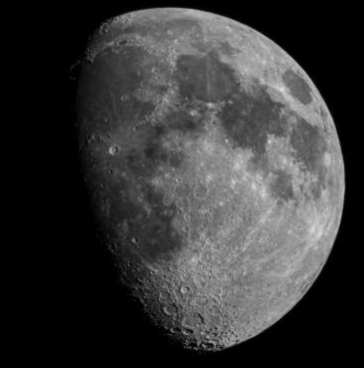
#> input picture assets/images/lua_gibosa_crescente.jpg, 364 x 368 px
$ python calendario_lunar.py
#> lines starting #> are read from the running program, lines starting #| are printed output that depends on the picture
# -*- coding: utf-8 -*-
"""
===============================================================================
Projeto    :
Arquivo    :
Autor      : Emerson
Data       : Wed Jul 22 00:09:23 2026
Versão     : 1.0
Python     : Python 3.13.14 | packaged by Anaconda, Inc.

Descrição:


Histórico:
       dd/mm/aaaa - Inicio ......
===============================================================================
"""
from pathlib import Path

from PIL import Image, ImageDraw, ImageFont

BASE_DIR = Path(__file__).resolve().parent.parent

IMAGENS_LUA = {
    "nova": "lua_nova.jpg",
    "crescente": "lua_crescente.jpg",
    "quarto_crescente": "lua_quarto_crescente.jpg",
    "crescente_gibosa": "lua_gibosa_crescente.jpg",
    "cheia": "lua_cheia.jpg",
    "minguante_gibosa": "lua_gibosa_minguante.jpg",
    "quarto_minguante": "lua_quarto_minguante.jpg",
    "minguante": "lua_minguante.jpg",
}


NOMES_FASES = {
    "nova": "Lua nova",
    "crescente": "Lua crescente",
    "quarto_crescente": "Quarto crescente",
    "crescente_gibosa": "Lua gibosa crescente",
    "cheia": "Lua cheia",
    "minguante_gibosa": "Lua gibosa minguante",
    "quarto_minguante": "Quarto minguante",
    "minguante": "Lua minguante",
}


DIAS_ABREVIADOS = {
    "Segunda": "Seg",
    "Terça": "Ter",
    "Quarta": "Qua",
    "Quinta": "Qui",
    "Sexta": "Sex",
    "Sábado": "Sáb",
    "Domingo": "Dom",
}


def carregar_fonte(
    tamanho: int,
    negrito: bool = False,
) -> ImageFont.FreeTypeFont | ImageFont.ImageFont:
    """Carrega uma fonte do Windows ou usa a fonte padrão."""

    if negrito:
        fontes = [
            "C:/Windows/Fonts/segoeuib.ttf",
            "C:/Windows/Fonts/arialbd.ttf",
        ]
    else:
        fontes = [
            "C:/Windows/Fonts/segoeui.ttf",
            "C:/Windows/Fonts/arial.ttf",
        ]

    for caminho in fontes:
        if Path(caminho).exists():
            return ImageFont.truetype(caminho, tamanho)

    return ImageFont.load_default()


def gerar_imagem_fase_lua(
    fase_lua: str,
    data: str,
    dia_semana: str,
    pasta_imagens: str = "assets/images",
    largura: int = 500,
    altura: int = 500,
) -> Image.Image:
    """
    Gera uma imagem com a fase da Lua, data e dia da semana.
    """
#> called with fase_lua = 'crescente_gibosa', data = '22/07', dia_semana = 'Quarta', pasta_imagens = 'assets/images', largura = 500, altura = 500

    fase_lua = fase_lua.strip().lower()

    nome_arquivo = IMAGENS_LUA.get(fase_lua)

    if nome_arquivo is None:
        raise ValueError(f"Fase da Lua desconhecida: {fase_lua}")

    PASTA_IMAGENS = BASE_DIR / "assets" / "images"
    caminho_lua = Path(PASTA_IMAGENS / nome_arquivo)

    if not caminho_lua.exists():
        raise FileNotFoundError(
            f"Imagem da Lua não encontrada: {caminho_lua}"
        )

    # Fundo preto
    imagem_final = Image.new(
        mode="RGB",
        size=(largura, altura),
        color="black",
    )
#> imagem_final: PIL image 500x500 RGB; every value is 0

    # Abre a imagem correspondente à fase
    imagem_lua = Image.open(caminho_lua).convert("RGB")
#> imagem_lua is the input picture: PIL image 364x368 RGB; min 0, max 227, mean 55.4

    # Espaço reservado para os textos inferiores
    margem = 0
    altura_textos = 15

    tamanho_maximo_lua = (
        largura - 2 * margem,
        altura - altura_textos - margem,
    )

    # Redimensiona sem deformar
    imagem_lua.thumbnail(
        tamanho_maximo_lua,
        Image.Resampling.LANCZOS,
    )

    posicao_x = (largura - imagem_lua.width) // 2
#> posicao_x = 68
    posicao_y = 10

    imagem_final.paste(
        imagem_lua,
        (posicao_x, posicao_y),
    )
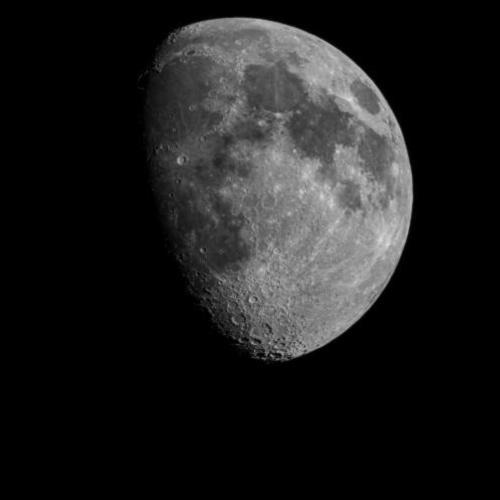
#> imagem_final: PIL image 500x500 RGB; min 0, max 227, mean 29.7

    desenho = ImageDraw.Draw(imagem_final)

    fonte_data = carregar_fonte(27, negrito=True)
    fonte_dia = carregar_fonte(27, negrito=True)
    fonte_fase = carregar_fonte(27, negrito=True)

    dia_abreviado = DIAS_ABREVIADOS.get(
        dia_semana,
        dia_semana[:3],
    )
    dia_abreviado = f"Hoje ({dia_abreviado})"
    nome_fase = NOMES_FASES.get(
        fase_lua,
        fase_lua.replace("_", " ").title(),
    )

    # Data, no canto inferior esquerdo
    desenho.text(
        (15, altura - 500),
        data,
        fill="white",
        font=fonte_data,
    )

    # Dia da semana, abaixo da data
    desenho.text(
        (20, altura - 470),
        dia_abreviado,
        fill="white",
        font=fonte_dia,
    )

    # Calcula o tamanho do texto para alinhar à direita
    caixa_texto = desenho.textbbox(
        (0, 0),
        nome_fase,
        font=fonte_fase,
    )
#> caixa_texto = (0, 2, 97, 12)

    largura_texto = caixa_texto[2] - caixa_texto[0]
#> largura_texto = 97

    desenho.text(
        (
            largura - largura_texto - 15,
            altura - 40,
        ),
        nome_fase,
        fill="white",
        font=fonte_fase,
    )

    return imagem_final


previsao = {
    "dia": "22/07",
    "dia_semana": "Quarta",
    "fase_lua": "crescente_gibosa",
}

imagem = gerar_imagem_fase_lua(
    fase_lua=previsao["fase_lua"],
    data=previsao["dia"],
    dia_semana=previsao["dia_semana"],
)

imagem.show()

$ run again, with assets/images/lua_crescente_mini.jpg copied over assets/images/lua_gibosa_crescente.jpg
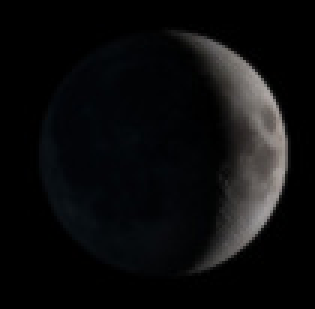
#> input picture assets/images/lua_crescente_mini.jpg, 105 x 103 px (shown 3 times larger)
#> in gerar_imagem_fase_lua, imagem_lua is the input picture: PIL image 105x103 RGB; mean R, G, B 12.2, 12.4, 13.2
#> in gerar_imagem_fase_lua, `imagem_final.paste( imagem_lua, (posicao_x, posicao_y), )`:
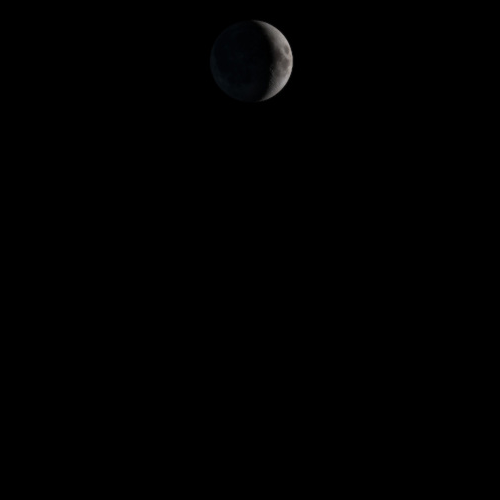
#> imagem_final: PIL image 500x500 RGB; mean R, G, B 0.5, 0.5, 0.6
#> caixa_texto = (0, 2, 97, 12)
#> largura_texto = 97
